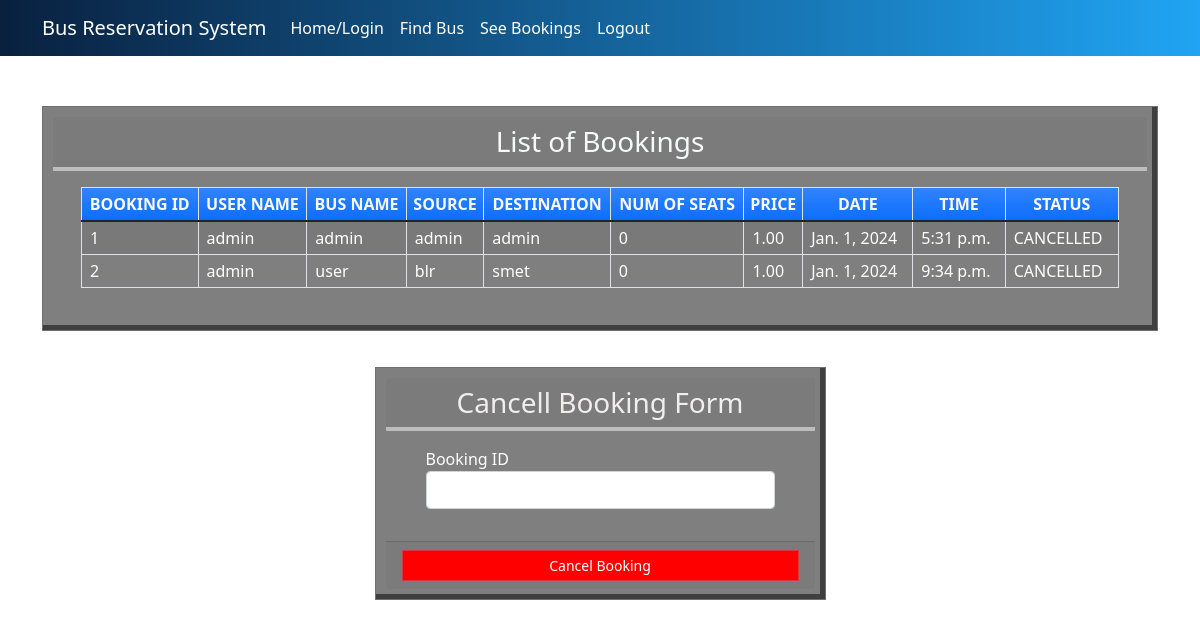
/seebookings (signed in), run on the app's committed database.
### myapp/models.py (models this page shows, shortened)
class Book(models.Model):
    BOOKED = 'B'
    CANCELLED = 'C'
    TICKET_STATUSES = ((BOOKED, 'Booked'),
                       (CANCELLED, 'Cancelled'),)
    email = models.EmailField()
    name = models.CharField(max_length=30)
    userid =models.DecimalField(decimal_places=0, max_digits=2)
    busid=models.DecimalField(decimal_places=0, max_digits=2)
    bus_name = models.CharField(max_length=30)
    source = models.CharField(max_length=30)
    dest = models.CharField(max_length=30)
    nos = models.DecimalField(decimal_places=0, max_digits=2)
    price = models.DecimalField(decimal_places=2, max_digits=6)
    date = models.DateField()
    time = models.TimeField()
    status = models.CharField(choices=TICKET_STATUSES, default=BOOKED, max_length=2)
    class Meta:
        verbose_name_plural = "List of Books"

### myapp/views.py (the view)
# urls.py: path('seebookings', views.seebookings, name="seebookings"),
@login_required(login_url='signin')
def seebookings(request,new={}):
    context = {}
    id_r = request.user.id
    book_list = Book.objects.filter(userid=id_r)
    if book_list:
        return render(request, 'myapp/booklist.html', locals())
    else:
        context["error"] = "Sorry no buses booked"
        return render(request, 'myapp/findbus.html', context)

### myapp/templates/myapp/booklist.html (shortened to what this page needs)
{% extends 'myapp/base.html' %} {% block content %}
<div class="container my-5">
  <div
    class="card rounded-0"
    style="
      background-color: rgba(0, 0, 0, 0.5);
      box-shadow: inset -5px -5px rgba(0, 0, 0, 0.5);
      padding: 10px;
      margin: auto;
      margin-top: 50px;
    "
  >
    <div
      class="card-header"
      style="
        padding: opx;
        color: rgb(241, 238, 238);
        font-size: 2rem;
        border-bottom: 4px solid rgba(255, 255, 255, 0.5);
      "
    >
      <div class="card-title h3 mb-0 text-center text-light">
        List of Bookings
      </div>
    </div>
    <div class="card-body">
      <div class="container-fluid">
        <table class="table table-bordered table-striped">
          <thead>
            <tr class="bg-gradient bg-primary text-light">
              <th class="p-1 text-center">BOOKING ID</th>
              <th class="p-1 text-center">USER NAME</th>
              <th class="p-1 text-center">BUS NAME</th>
              <th class="p-1 text-center">SOURCE</th>
              <th class="p-1 text-center">DESTINATION</th>
              <th class="p-1 text-center">NUM OF SEATS</th>
              <th class="p-1 text-center">PRICE</th>
              <th class="p-1 text-center">DATE</th>
              <th class="p-1 text-center">TIME</th>
              <th class="p-1 text-center">STATUS</th>
            </tr>
          </thead>
          {% for row in book_list %}
          <tr>
            <td class="px-2 py-1 align-middle" style="color: white">
              {{row.id}}
            </td>
            <td class="px-2 py-1 align-middle" style="color: white">
              {{row.name}}
            </td>
            <td class="px-2 py-1 align-middle" style="color: white">
              {{row.bus_name}}
            </td>
            <td class="px-2 py-1 align-middle" style="color: white">
              {{row.source}}
            </td>
            <td class="px-2 py-1 align-middle" style="color: white">
              {{row.dest}}
            </td>
            <td class="px-2 py-1 align-middle" style="color: white">
              {{row.nos}}
            </td>
            <td class="px-2 py-1 align-middle" style="color: white">
              {{row.price}}
            </td>
            <td class="px-2 py-1 align-middle" style="color: white">
              {{row.date}}
            </td>
            <td class="px-2 py-1 align-middle" style="color: white">
              {{row.time}}
            </td>
            <td class="px-2 py-1 align-middle" style="color: white">
              {{row.status}}
            </td>
          </tr>
          {% endfor %}
        </table>
      </div>
    </div>
  </div>
  <div class="row mt-3 justify-content-center">
    <div class="col-lg-5 col-md-7 col-sm-10 col-xs-12">
      <div
        class="card rounded-0"
        style="
          background-color: rgba(0, 0, 0, 0.5);
          box-shadow: inset -5px -5px rgba(0, 0, 0, 0.5);
          padding: 10px;
          margin: auto;
          margin-top: 20px;
        "
      >
        <div
          class="card-header"
          style="
            padding: opx;
            color: rgb(241, 238, 238);
            font-size: 2rem;
            border-bottom: 4px solid rgba(255, 255, 255, 0.5);
          "
        >
          <div class="card-title h3 mb-0 text-center">Cancell Booking Form</div>
        </div>
        <div class="card-body">
          <div class="container-fluid">
            <form
              action="{% url 'cancellings' %}"
              method="post"
              id="cancel-form"
            >
              <div class="mb-3" style="color: white">
                <label for="bus_id" class="control-label">Booking ID</label>
                <input
                  name="bus_id"
                  class="form-control"
                  type="number"
                  id="bus_id"
                />
              </div>
            </form>
          </div>
        </div>
        <div class="card-footer text-center">
          <button
            class="btn btn-sm rounded-0 btn-danger w-100"
            form="cancel-form"
            style="background-color: red"
          >
            Cancel Booking
          </button>
        </div>
      </div>
    </div>
  </div>
</div>
{% endblock %}

### myapp/templates/myapp/base.html (shortened to what this page needs)
<!DOCTYPE html>
<html lang="en">
  <head>
    <link
      rel="stylesheet"
      href="https://cdn.jsdelivr.net/npm/bootstrap@5.1.3/dist/css/bootstrap.min.css"
    />
  </head>
  <body>
    <nav class="navbar navbar-expand-lg navbar-light">
      <div class="container">
        <a class="navbar-brand" href="#" style="color: white"
          >Bus Reservation System</a
        >
        <div class="collapse navbar-collapse" id="navbarNavAltMarkup">
          <div class="navbar-nav">
            <a
              class="nav-item nav-link active"
              href="{% url 'home' %}"
              style="color: white"
              >Home/Login</a
            >
            <a
              class="nav-item nav-link"
              href="{% url 'findbus' %}"
              style="color: white"
              >Find Bus</a
            >
            <a
              class="nav-item nav-link"
              href="{% url 'seebookings' %}"
              style="color: white"
              >See Bookings</a
            >
            {% if request.user.is_active %}
            <a
              class="nav-item nav-link"
              href="{% url 'signout' %}"
              style="color: white"
              >Logout</a
            >
            {% endif %}
          </div>
        </div>
      </div>
    </nav>
    {% block content %} {% endblock %}
  </body>
</html>

### myapp/templates/myapp/base.html (style rules this page uses)
body { background-image: url(https://cdn.dribbble.com/users/330915/screenshots/5676354/bus_b.gif); background-repeat: no-repeat; background-size: cover; }

### data on the page
Book: id "1", name "admin", bus_name "admin", source "admin", dest "admin", nos "0", price "1.00", date "Jan. 1, 2024", time "5:31 p.m.", status "CANCELLED"
Book: id "2", name "admin", bus_name "user", source "blr", dest "smet", nos "0", price "1.00", date "Jan. 1, 2024", time "9:34 p.m.", status "CANCELLED"
